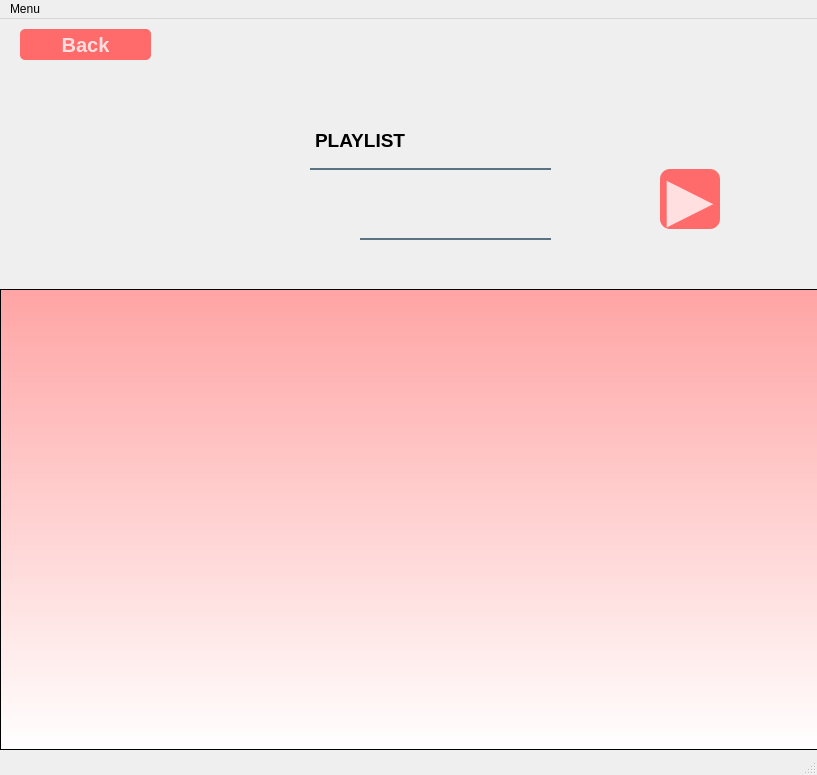
<?xml version="1.0" encoding="UTF-8"?>
<ui version="4.0">
 <class>MainWindow</class>
 <widget class="QMainWindow" name="MainWindow">
  <property name="geometry">
   <rect>
    <x>0</x>
    <y>0</y>
    <width>817</width>
    <height>775</height>
   </rect>
  </property>
  <property name="maximumSize">
   <size>
    <width>817</width>
    <height>775</height>
   </size>
  </property>
  <property name="windowTitle">
   <string>MainWindow</string>
  </property>
  <widget class="QWidget" name="centralwidget">
   <widget class="QLabel" name="background">
    <property name="geometry">
     <rect>
      <x>-40</x>
      <y>0</y>
      <width>891</width>
      <height>801</height>
     </rect>
    </property>
    <property name="text">
     <string/>
    </property>
    <property name="pixmap">
     <pixmap>../Images/5655049.jpg</pixmap>
    </property>
    <property name="scaledContents">
     <bool>true</bool>
    </property>
    <property name="wordWrap">
     <bool>false</bool>
    </property>
   </widget>
   <widget class="QPushButton" name="playButton">
    <property name="geometry">
     <rect>
      <x>660</x>
      <y>150</y>
      <width>60</width>
      <height>60</height>
     </rect>
    </property>
    <property name="maximumSize">
     <size>
      <width>60</width>
      <height>60</height>
     </size>
    </property>
    <property name="font">
     <font>
      <pointsize>46</pointsize>
      <weight>75</weight>
      <bold>true</bold>
     </font>
    </property>
    <property name="styleSheet">
     <string notr="true">QPushButton#playButton{
background-color:rgba(255,107,107,255);
color:rgba(255,255,255,200);
border-radius:10px;
}
QPushButton#playButton:pressed{
padding-left:5px;
padding-top:5px;
background-color:rgba(255,84,84,200);
background-position:calc(100%-10px)center;
}
QPushButton#playButton:hover{
background-color: qlineargradient(spread:pad, x1:0, y1:0.505682, x2:1, y2:0.477, stop:0 rgba(255, 107, 107, 255), stop:1 rgba(244, 168, 168, 219));
}
</string>
    </property>
    <property name="text">
     <string>▶</string>
    </property>
   </widget>
   <widget class="QPushButton" name="backButton">
    <property name="geometry">
     <rect>
      <x>20</x>
      <y>10</y>
      <width>131</width>
      <height>31</height>
     </rect>
    </property>
    <property name="font">
     <font>
      <pointsize>15</pointsize>
      <weight>75</weight>
      <bold>true</bold>
     </font>
    </property>
    <property name="styleSheet">
     <string notr="true">QPushButton#backButton{
background-color:rgba(255,107,107,255);
color:rgba(255,255,255,200);
border-radius:5px;
}
QPushButton#backButton:pressed{
padding-left:5px;
padding-top:5px;
background-color:rgba(255,84,84,200);
background-position:calc(100%-10px)center;
}
QPushButton#backButton:hover{
background-color: qlineargradient(spread:pad, x1:0, y1:0.505682, x2:1, y2:0.477, stop:0 rgba(255, 107, 107, 255), stop:1 rgba(244, 168, 168, 219));
}
</string>
    </property>
    <property name="text">
     <string>Back</string>
    </property>
   </widget>
   <widget class="QLabel" name="image">
    <property name="geometry">
     <rect>
      <x>120</x>
      <y>100</y>
      <width>151</width>
      <height>151</height>
     </rect>
    </property>
    <property name="maximumSize">
     <size>
      <width>151</width>
      <height>151</height>
     </size>
    </property>
    <property name="styleSheet">
     <string notr="true">border-radius: 50px solid;</string>
    </property>
    <property name="text">
     <string/>
    </property>
    <property name="pixmap">
     <pixmap>../Images/listimg.jpg</pixmap>
    </property>
    <property name="scaledContents">
     <bool>true</bool>
    </property>
   </widget>
   <widget class="QLabel" name="NameList">
    <property name="geometry">
     <rect>
      <x>310</x>
      <y>100</y>
      <width>241</width>
      <height>51</height>
     </rect>
    </property>
    <property name="styleSheet">
     <string notr="true">background-color:rgba(0,0,0,0);
border:2px solid rgba(0,0,0,0);
border-bottom-color:rgba(46,82,101,200);
color:rgb(0,0,0);
padding-bottom:7px;</string>
    </property>
    <property name="text">
     <string>&lt;html&gt;&lt;head/&gt;&lt;body&gt;&lt;p&gt;&lt;span style=&quot; font-size:14pt; font-weight:600;&quot;&gt;PLAYLIST&lt;/span&gt;&lt;/p&gt;&lt;/body&gt;&lt;/html&gt;</string>
    </property>
   </widget>
   <widget class="QLabel" name="name">
    <property name="geometry">
     <rect>
      <x>360</x>
      <y>170</y>
      <width>191</width>
      <height>51</height>
     </rect>
    </property>
    <property name="font">
     <font>
      <pointsize>12</pointsize>
     </font>
    </property>
    <property name="styleSheet">
     <string notr="true">background-color:rgba(0,0,0,0);
border:2px solid rgba(0,0,0,0);
border-bottom-color:rgba(46,82,101,200);
color:rgb(0,0,0);
padding-bottom:7px;</string>
    </property>
    <property name="text">
     <string>&lt;html&gt;&lt;head/&gt;&lt;body&gt;&lt;p&gt;&lt;br/&gt;&lt;/p&gt;&lt;/body&gt;&lt;/html&gt;</string>
    </property>
   </widget>
   <widget class="QLabel" name="profile">
    <property name="geometry">
     <rect>
      <x>300</x>
      <y>170</y>
      <width>50</width>
      <height>50</height>
     </rect>
    </property>
    <property name="maximumSize">
     <size>
      <width>50</width>
      <height>50</height>
     </size>
    </property>
    <property name="text">
     <string/>
    </property>
    <property name="pixmap">
     <pixmap>../Images/profile.png</pixmap>
    </property>
    <property name="scaledContents">
     <bool>true</bool>
    </property>
   </widget>
   <widget class="QListWidget" name="MusicLists">
    <property name="geometry">
     <rect>
      <x>0</x>
      <y>270</y>
      <width>821</width>
      <height>461</height>
     </rect>
    </property>
    <property name="font">
     <font>
      <pointsize>20</pointsize>
      <weight>75</weight>
      <bold>true</bold>
     </font>
    </property>
    <property name="styleSheet">
     <string notr="true">background-color: qlineargradient(spread:pad, x1:0, y1:0, x2:0, y2:1, stop:0 rgba(255, 164, 164, 255), stop:1 rgba(255,255,255, 255));
color: rgb(255, 255, 255);
selection-color: rgb(51, 0, 25);</string>
    </property>
   </widget>
  </widget>
  <widget class="QMenuBar" name="menubar">
   <property name="geometry">
    <rect>
     <x>0</x>
     <y>0</y>
     <width>817</width>
     <height>26</height>
    </rect>
   </property>
   <widget class="QMenu" name="menuMenu">
    <property name="title">
     <string>Menu</string>
    </property>
    <addaction name="actionAdd_Songs"/>
    <addaction name="actionRemove_Selected_Song"/>
    <addaction name="actionRemove_All_Song"/>
   </widget>
   <addaction name="menuMenu"/>
  </widget>
  <widget class="QStatusBar" name="statusbar"/>
  <action name="actionAdd_Songs">
   <property name="text">
    <string>Add Songs</string>
   </property>
   <property name="shortcut">
    <string>Ctrl+A</string>
   </property>
  </action>
  <action name="actionRemove_Selected_Song">
   <property name="text">
    <string>Remove Selected Song</string>
   </property>
   <property name="shortcut">
    <string>Ctrl+R</string>
   </property>
  </action>
  <action name="actionRemove_All_Song">
   <property name="text">
    <string>Remove All Song</string>
   </property>
   <property name="shortcut">
    <string>Del</string>
   </property>
  </action>
 </widget>
 <resources/>
 <connections/>
</ui>
